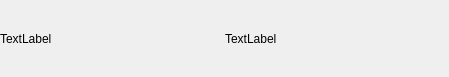
<?xml version="1.0" encoding="UTF-8"?>
<ui version="4.0">
 <class>GameItem</class>
 <widget class="QWidget" name="GameItem">
  <property name="geometry">
   <rect>
    <x>0</x>
    <y>0</y>
    <width>449</width>
    <height>77</height>
   </rect>
  </property>
  <property name="windowTitle">
   <string>Form</string>
  </property>
  <layout class="QGridLayout" name="gridLayout">
   <property name="leftMargin">
    <number>0</number>
   </property>
   <property name="topMargin">
    <number>0</number>
   </property>
   <property name="rightMargin">
    <number>0</number>
   </property>
   <property name="bottomMargin">
    <number>0</number>
   </property>
   <property name="spacing">
    <number>0</number>
   </property>
   <item row="0" column="0">
    <layout class="QHBoxLayout" name="horizontalLayout">
     <item>
      <widget class="QLabel" name="cover">
       <property name="text">
        <string>TextLabel</string>
       </property>
       <property name="scaledContents">
        <bool>false</bool>
       </property>
      </widget>
     </item>
     <item>
      <widget class="QLabel" name="name">
       <property name="text">
        <string>TextLabel</string>
       </property>
      </widget>
     </item>
    </layout>
   </item>
  </layout>
 </widget>
 <resources/>
 <connections/>
</ui>
